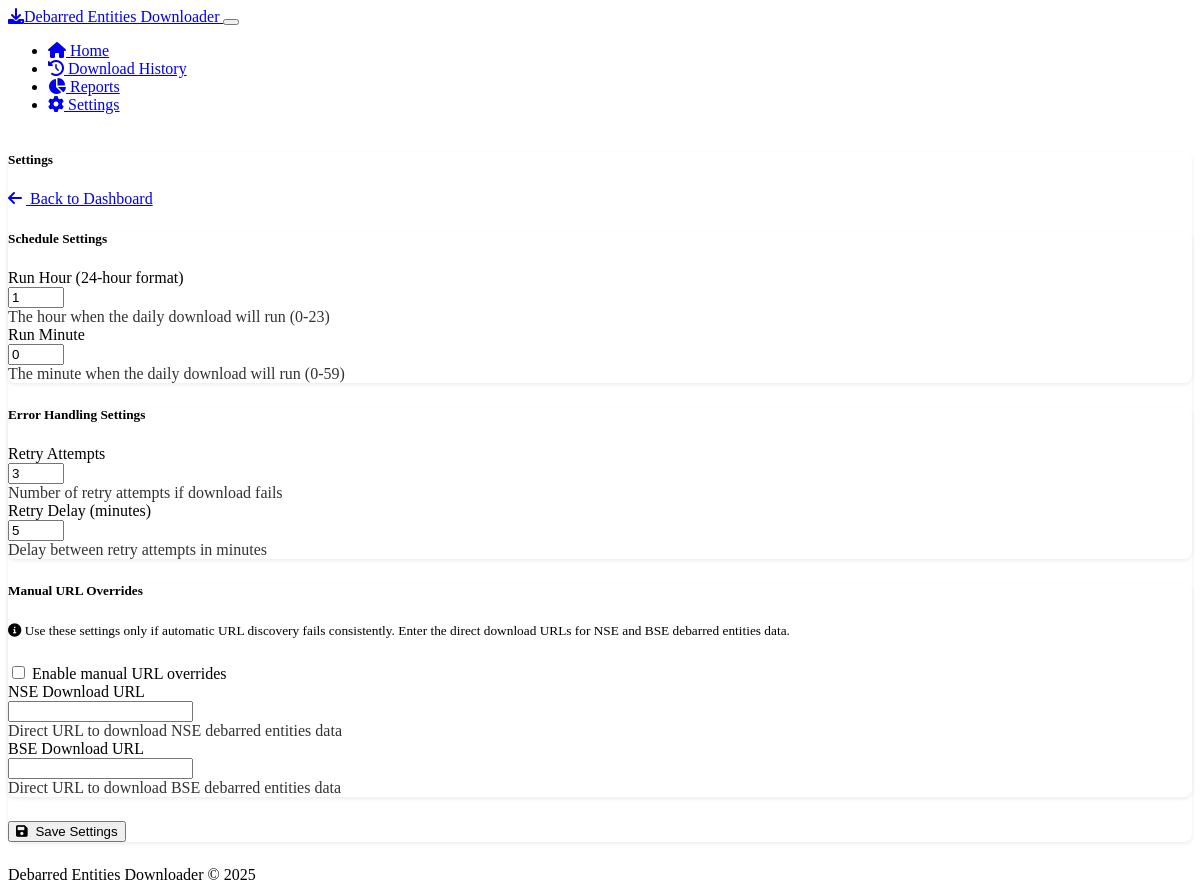
The page /settings on the database its author committed.
### models.py (models this page shows, shortened)
class Settings(db.Model):
    id = db.Column(db.Integer, primary_key=True)
    hour = db.Column(db.Integer, default=1)  # Hour to run daily job (24-hour format)
    minute = db.Column(db.Integer, default=0)  # Minute to run daily job
    retry_attempts = db.Column(db.Integer, default=3)  # Number of retry attempts
    retry_delay = db.Column(db.Integer, default=5)  # Delay between retries in minutes
    use_manual_urls = db.Column(db.Boolean, default=False)  # Whether to use manual URLs
    nse_manual_url = db.Column(db.String(500), nullable=True)  # Manual URL for NSE data
    bse_manual_url = db.Column(db.String(500), nullable=True)  # Manual URL for BSE data

### app.py (the view, shortened to what this page needs)
@app.route('/settings', methods=['GET', 'POST'])
def settings():
    settings = Settings.query.first()
    return render_template('settings.html', settings=settings)

### app.py (called while the page is built)
@app.context_processor
def inject_now():
    return {'now': datetime.now()}

@app.teardown_appcontext
def shutdown_scheduler(exception=None):
    if scheduler.running:
        scheduler.shutdown()

### templates/settings.html
{% extends 'base.html' %}
{% block content %}
<div class="row">
    <div class="col-md-12 mb-4">
        <div class="card">
            <div class="card-header bg-primary text-white d-flex justify-content-between align-items-center">
                <h5 class="mb-0">Settings</h5>
                <a href="{{ url_for('index') }}" class="btn btn-sm btn-outline-light">
                    <i class="fas fa-arrow-left me-1"></i> Back to Dashboard
                </a>
            </div>
            <div class="card-body">
                <div class="row">
                    <div class="col-md-8 mx-auto">
                        <form method="post" action="{{ url_for('settings') }}">
                            <div class="card mb-4">
                                <div class="card-header bg-info text-white">
                                    <h5 class="mb-0">Schedule Settings</h5>
                                </div>
                                <div class="card-body">
                                    <div class="row mb-3">
                                        <label for="hour" class="col-sm-4 col-form-label">Run Hour (24-hour format)</label>
                                        <div class="col-sm-8">
                                            <input type="number" class="form-control" id="hour" name="hour" min="0" max="23" value="{{ settings.hour if settings else 1 }}" required>
                                            <div class="form-text">The hour when the daily download will run (0-23)</div>
                                        </div>
                                    </div>
                                    <div class="row mb-3">
                                        <label for="minute" class="col-sm-4 col-form-label">Run Minute</label>
                                        <div class="col-sm-8">
                                            <input type="number" class="form-control" id="minute" name="minute" min="0" max="59" value="{{ settings.minute if settings else 0 }}" required>
                                            <div class="form-text">The minute when the daily download will run (0-59)</div>
                                        </div>
                                    </div>
                                </div>
                            </div>
                            <div class="card mb-4">
                                <div class="card-header bg-warning text-dark">
                                    <h5 class="mb-0">Error Handling Settings</h5>
                                </div>
                                <div class="card-body">
                                    <div class="row mb-3">
                                        <label for="retry_attempts" class="col-sm-4 col-form-label">Retry Attempts</label>
                                        <div class="col-sm-8">
                                            <input type="number" class="form-control" id="retry_attempts" name="retry_attempts" min="1" max="10" value="{{ settings.retry_attempts if settings else 3 }}" required>
                                            <div class="form-text">Number of retry attempts if download fails</div>
                                        </div>
                                    </div>
                                    <div class="row mb-3">
                                        <label for="retry_delay" class="col-sm-4 col-form-label">Retry Delay (minutes)</label>
                                        <div class="col-sm-8">
                                            <input type="number" class="form-control" id="retry_delay" name="retry_delay" min="1" max="60" value="{{ settings.retry_delay if settings else 5 }}" required>
                                            <div class="form-text">Delay between retry attempts in minutes</div>
                                        </div>
                                    </div>
                                </div>
                            </div>
                            <div class="card mb-4">
                                <div class="card-header bg-danger text-white">
                                    <h5 class="mb-0">Manual URL Overrides</h5>
                                </div>
                                <div class="card-body">
                                    <div class="alert alert-info">
                                        <small><i class="fas fa-info-circle me-1"></i> Use these settings only if automatic URL discovery fails consistently. Enter the direct download URLs for NSE and BSE debarred entities data.</small>
                                    </div>
                                    <div class="form-check mb-3">
                                        <input class="form-check-input" type="checkbox" id="use_manual_urls" name="use_manual_urls" value="true" {% if settings and settings.use_manual_urls %}checked{% endif %}>
                                        <label class="form-check-label" for="use_manual_urls">
                                            Enable manual URL overrides
                                        </label>
                                    </div>
                                    <div class="row mb-3">
                                        <label for="nse_manual_url" class="col-sm-4 col-form-label">NSE Download URL</label>
                                        <div class="col-sm-8">
                                            <input type="url" class="form-control" id="nse_manual_url" name="nse_manual_url" value="{{ settings.nse_manual_url if settings and settings.nse_manual_url else '' }}">
                                            <div class="form-text">Direct URL to download NSE debarred entities data</div>
                                        </div>
                                    </div>
                                    <div class="row mb-3">
                                        <label for="bse_manual_url" class="col-sm-4 col-form-label">BSE Download URL</label>
                                        <div class="col-sm-8">
                                            <input type="url" class="form-control" id="bse_manual_url" name="bse_manual_url" value="{{ settings.bse_manual_url if settings and settings.bse_manual_url else '' }}">
                                            <div class="form-text">Direct URL to download BSE debarred entities data</div>
                                        </div>
                                    </div>
                                </div>
                            </div>
                            <div class="d-grid gap-2">
                                <button type="submit" class="btn btn-primary">
                                    <i class="fas fa-save me-1"></i> Save Settings
                                </button>
                            </div>
                        </form>
                    </div>
                </div>
            </div>
        </div>
    </div>
</div>
{% endblock %}

### templates/base.html (shortened to what this page needs)
<!DOCTYPE html>
<html lang="en" data-bs-theme="dark">
<head>
    <link rel="stylesheet" href="https://cdn.replit.com/agent/bootstrap-agent-dark-theme.min.css">
    <link rel="stylesheet" href="https://cdnjs.cloudflare.com/ajax/libs/font-awesome/6.0.0/css/all.min.css">
    <link rel="stylesheet" href="{{ url_for('static', filename='css/custom.css') }}">
</head>
<body>
    <nav class="navbar navbar-expand-lg navbar-dark bg-dark mb-4">
        <div class="container">
            <a class="navbar-brand" href="{{ url_for('index') }}">
                <i class="fas fa-download me-2"></i>Debarred Entities Downloader
            </a>
            <button class="navbar-toggler" type="button" data-bs-toggle="collapse" data-bs-target="#navbarNav" aria-controls="navbarNav" aria-expanded="false" aria-label="Toggle navigation">
            </button>
            <div class="collapse navbar-collapse" id="navbarNav">
                <ul class="navbar-nav ms-auto">
                    <li class="nav-item">
                        <a class="nav-link {% if request.path == '/' %}active{% endif %}" href="{{ url_for('index') }}">
                            <i class="fas fa-home me-1"></i> Home
                        </a>
                    </li>
                    <li class="nav-item">
                        <a class="nav-link {% if request.path == '/history' %}active{% endif %}" href="{{ url_for('history') }}">
                            <i class="fas fa-history me-1"></i> Download History
                        </a>
                    </li>
                    <li class="nav-item">
                        <a class="nav-link {% if request.path == '/report' %}active{% endif %}" href="{{ url_for('report') }}">
                            <i class="fas fa-chart-pie me-1"></i> Reports
                        </a>
                    </li>
                    <li class="nav-item">
                        <a class="nav-link {% if request.path == '/settings' %}active{% endif %}" href="{{ url_for('settings') }}">
                            <i class="fas fa-cog me-1"></i> Settings
                        </a>
                    </li>
                </ul>
            </div>
        </div>
    </nav>
    <div class="container mt-4 mb-5">
        {% block content %}{% endblock %}
    </div>
    <footer class="footer mt-auto py-3 bg-dark">
        <div class="container text-center">
            <span class="text-muted">Debarred Entities Downloader &copy; {{ now.year }}</span>
        </div>
    </footer>
</body>
</html>

### static/css/custom.css (style rules this page uses)
body { display: flex; flex-direction: column; min-height: 100vh; }
.footer { margin-top: auto; }
.card { border-radius: 0.5rem; box-shadow: 0 0.125rem 0.25rem rgba(0, 0, 0, 0.075); margin-bottom: 1.5rem; }
.card-header { border-radius: 0.5rem 0.5rem 0 0; }
.alert { margin-bottom: 1.5rem; }
.btn i { margin-right: 0.25rem; }
.form-text { opacity: 0.8; }

### rows shown on the page
Settings: hour "1", minute "0", retry_attempts "3", retry_delay "5"
